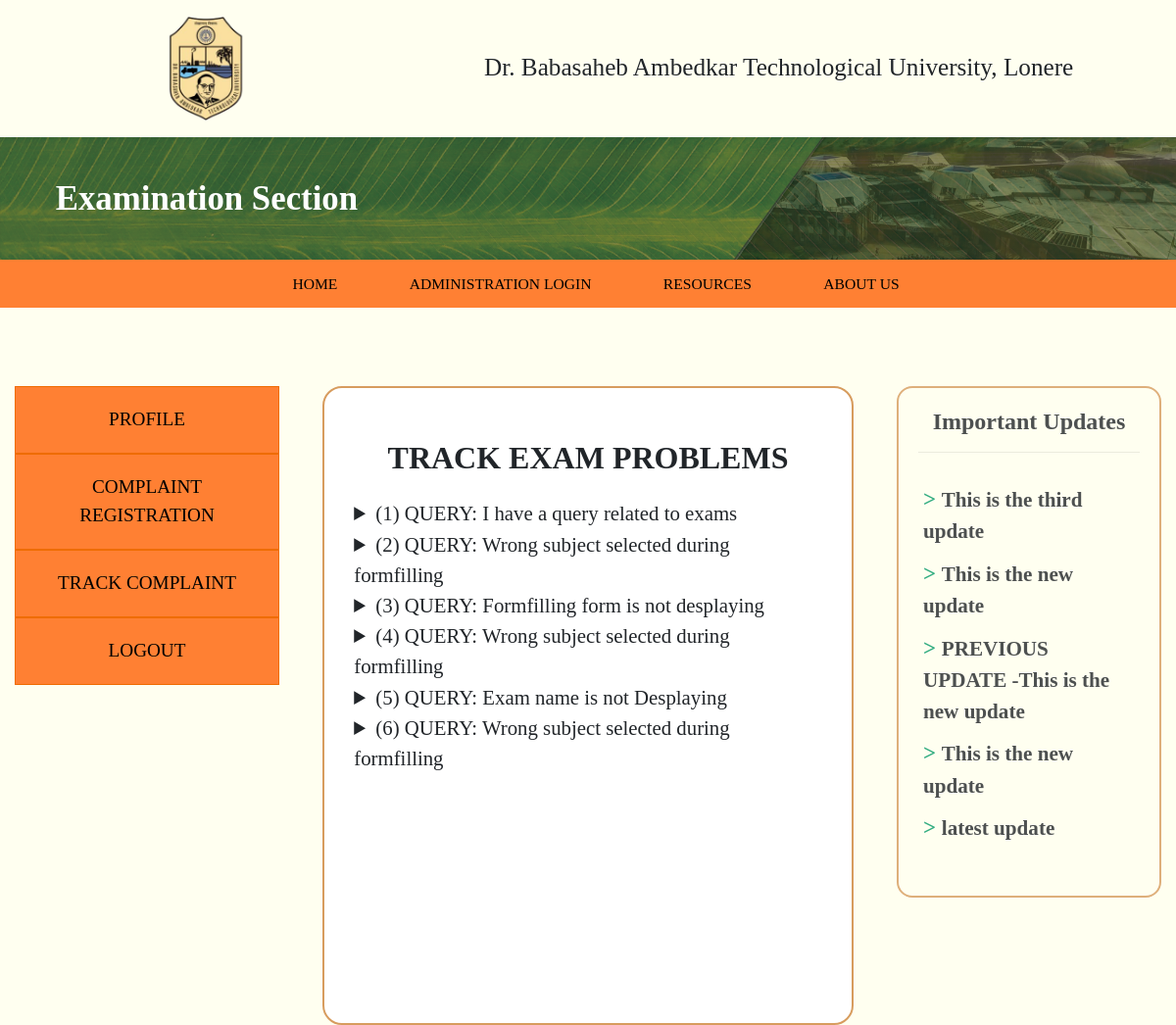
Page /exam_problem.php (signed in) on the committed database.
### tables this page shows
CREATE TABLE `exams` (
  `id` int(9) NOT NULL,
  `name` varchar(30) DEFAULT NULL,
  `query` varchar(300) DEFAULT NULL,
  `description` varchar(500) DEFAULT NULL,
  `reply` varchar(500) DEFAULT NULL,
  `exam` varchar(100) DEFAULT NULL,
  `year` varchar(100) DEFAULT NULL
);

CREATE TABLE `setupdate` (
  `id` int(9) NOT NULL,
  `setupdate` varchar(500) DEFAULT NULL
);

### exam_problem.php (the view, shortened to what this page needs)
<?php include 'header.php'; ?>
<?php
$username=$_SESSION['prn'];
$con=mysqli_connect("localhost","root");
mysqli_select_db($con,'exam_center');
$q="select * from exams ";
$result=mysqli_query($con,$q);
$num=mysqli_num_rows($result);
?>
<!DOCTYPE html>
<html lang="en">
<head>
</head>
<body>
<div class="container-fluid">
        <div class="row">
           <?php include 'left_column.php'; ?>
            <div class="col-md-6">
                <div id="exam-problem">
                    <h2>Track Exam Problems</h2>
						<?php
						for($i=1;$i<=$num;$i++)
						{
						?>
						<?php
						$row=mysqli_fetch_array($result);
						 if($row['name']==$username) {
						?>
						<details>
							<summary><?php echo "($i) QUERY: "; echo $row['query'];?></summary>
						</details>
						<?php
						 }
						}
						?>
                </div>
            </div>
            <?php include 'important_updates.php'; ?>
        </div>
    </div>
    <?php include 'footer.php';?>

### important_updates.php (shortened to what this page needs)
<?php
$con = mysqli_connect("localhost","root");
mysqli_select_db($con,'exam_center');
$a       = "select * from setupdate";
$result3 = mysqli_query($con,$a);
$num3    = mysqli_num_rows($result3);
?>
<div class = "col-md-3">
<div class = "updates">
        <h4>Important Updates</h4>
        <hr>
        <ul>
        <?php
            for($i=1;$i<=$num3;$i++){
            $row = mysqli_fetch_array($result3);
        ?>
        <li><span id="imp_n"> > </span><span id="up_li"><?php echo $row['setupdate'];?></span></li>
        <?php
            }
        ?>
        </ul>
    </div>
</div>

### css/style.css (style rules this page uses)
* { padding: 0; margin: 0; font-family: Montserrat; font-size: 16px; }
body { background-color: #fffff0!important; }
#exam-problem { margin-top: 80px; padding: 30px; background: #ffffff; border: 2px solid #d79c5e; border-radius: 20px; width: 95%; margin-bottom: 50px; margin-left: auto; margin-right: auto; height: 100%; }
#exam-problem h2 { text-transform: uppercase; text-align: center; color: #212529; padding: 2px; margin: 20px 10px; font-weight: 550; }
details summary { font-size: 130%; font-family: serif; }
.updates { margin-top: 80px; border-radius: 1em; display: "block"; margin-left: auto; margin-right: auto; min-height: 500px; height: auto; padding: 20px; border: 2px solid #d79c5e; margin-bottom: 50px; opacity: 0.8; }
.updates ul { padding: 5px 5px 5px 5px; text-align: left; list-style: none; }
.updates h4 { text-align: center; font-weight: 600; }
.updates li { font-size: 110%; margin: 10px auto; }
#imp_n { font-size: 130%; font-weight: 600; color: rgb(0, 153, 102); box-shadow: 1px #ef6c00; }
#up_li { font-size: 120%; font-weight: 550; }

### rows in the picture
exams: query "I have a query related to exams"
exams: query "Wrong subject selected during formfilling"
exams: query "Formfilling form is not desplaying"
exams: query "Wrong subject selected during formfilling"
exams: query "Exam name is not Desplaying"
exams: query "Wrong subject selected during formfilling"
setupdate: setupdate "This is the third update"
setupdate: setupdate "This is the new update"
setupdate: setupdate "PREVIOUS UPDATE -This is the new update"
setupdate: setupdate "This is the new update"
setupdate: setupdate "latest update"
